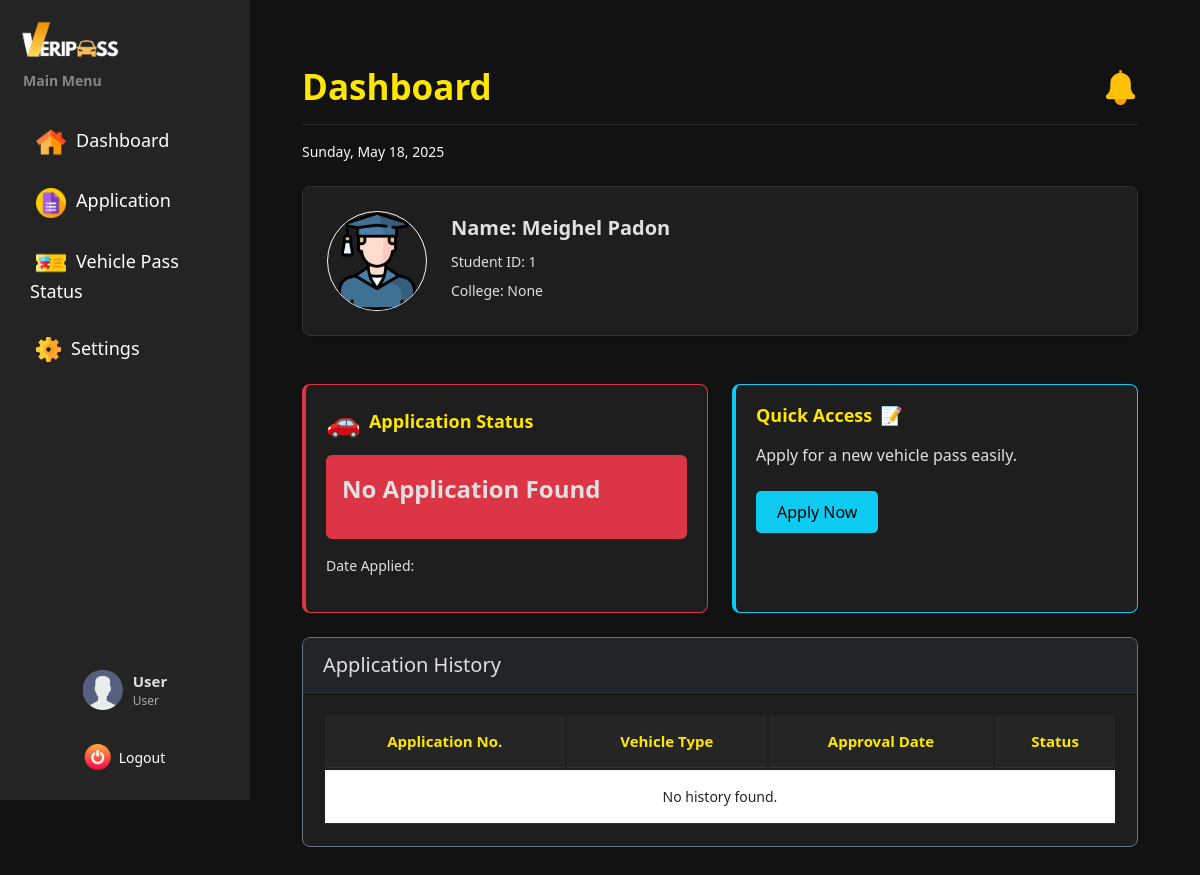
/dashboard/user/ (signed in), run on an earlier commit of the app's database.
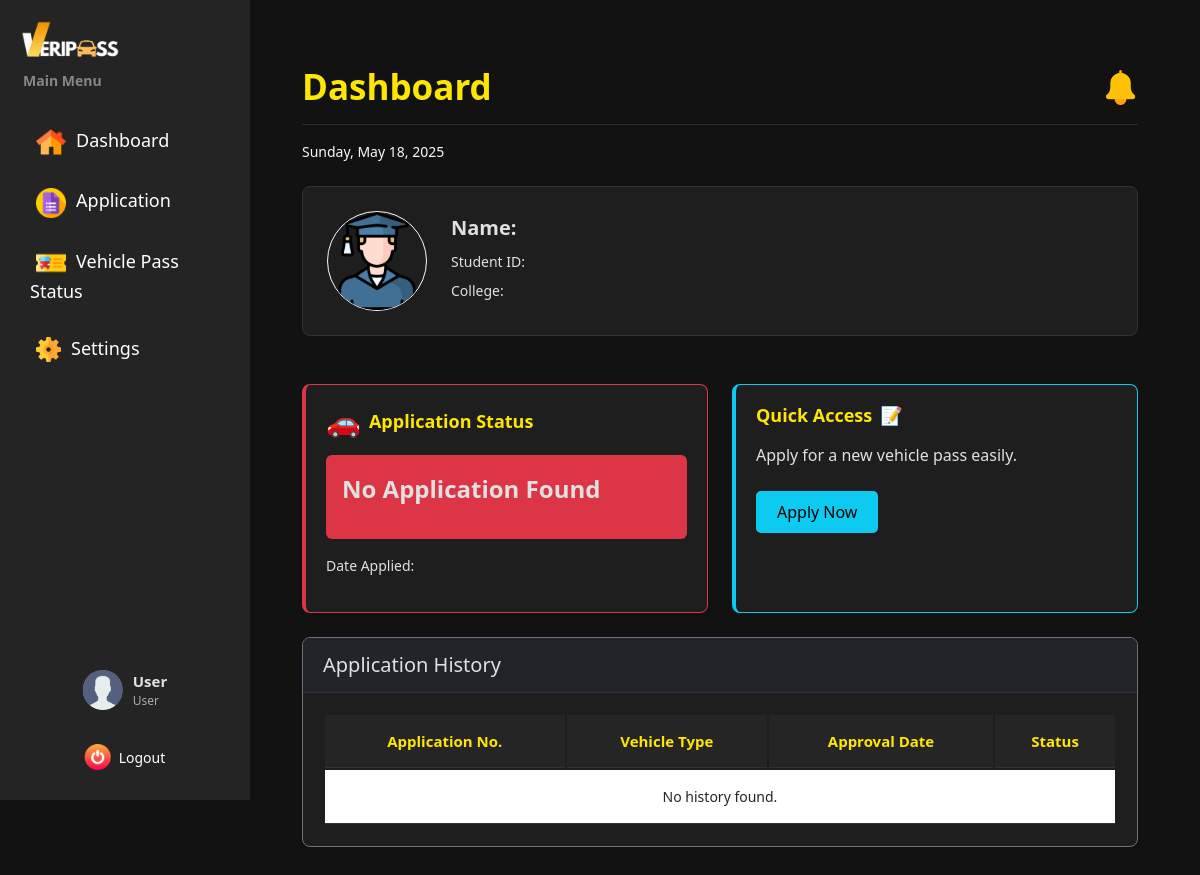
And on a later commit of the database.
### vehicle_pass/models.py (models this page shows, shortened)
class BaseModel(models.Model):
    created_at = models.DateTimeField(auto_now_add=True, db_index=True)
    updated_at = models.DateTimeField(auto_now=True)
    class Meta:
        abstract = True

class UserProfile(BaseModel):
    ROLE_CHOICES = [('user', 'User'),
        ('security', 'Security'),
        ('cashier', 'Cashier'),
        ('admin', 'Admin')
        ]
    SCHOOL_ROLE_CHOICES = [('student', 'Student'),
                   ('faculty', 'faculty'),
                   ('university personnel', 'University Personnel')
                   ]
    profile_picture = models.ImageField(
        upload_to='profile_pictures/',
        blank=True,
        null=True,
    )
    corporate_email = models.EmailField(max_length=50, unique=True)
    password = models.CharField(max_length=128)
    lastname = models.CharField(max_length=25)
    firstname = models.CharField(max_length=50)
    middle_name = models.CharField(max_length=25, blank=True, null=True)
    suffix = models.CharField(max_length=5, blank=True, null=True)
    dl_number = models.CharField(max_length=15, blank=True, null=True)
    college = models.CharField(max_length=100, blank=True, null=True)
    program = models.CharField(max_length=100, blank=True, null=True)
    department = models.CharField(max_length=100, blank=True, null=True)
    address = models.CharField(max_length=100, blank=True, null=True)
    role = models.CharField(max_length=20, choices=ROLE_CHOICES, default='user', null=True)
    school_role = models.CharField(max_length=20, choices=SCHOOL_ROLE_CHOICES)

### vehicle_pass/views.py (the view)
# urls.py: path("dashboard/user/", default_dashboard, name="default_dashboard"),
@login_required
def default_dashboard(request):
    user_id = request.session.get("user_id")
    try:
        profile = UserProfile.objects.get(id=user_id)
    except UserProfile.DoesNotExist:
        profile = None
    try:
        registration = Registration.objects.filter(user=profile).latest('created_at')
    except Registration.DoesNotExist:
        registration = None
    history = Registration.objects.filter(user=profile).order_by('-created_at')
    context = {
        'profile': profile,
        'registration': registration,
        'history': history,
    }
    return render(request, "User Dashboard/User_Dashboard.html", context)

### vehicle_pass/authentication.py (called while the page is built)
def login_required(view_func):
    @wraps(view_func)
    def wrapper(request, *args, **kwargs):
        if "user_id" not in request.session:
            return redirect("/login")  # Redirect to login if not authenticated
        return view_func(request, *args, **kwargs)
    return wrapper

### vehicle_pass/context_processors.py (called while the page is built)
def admin_user_context(request):
    if hasattr(request, 'session') and 'user_id' in request.session:
        try:
            user_id = request.session.get('user_id')
            admin_user = UserProfile.objects.get(id=user_id, role='admin')
            admin_name = f"{admin_user.firstname} {admin_user.lastname}"
        except Exception as e:
            admin_name = "Admin"
    else:
        admin_name = "Not Logged In"
    return {'admin_name': admin_name}

### templates/User Dashboard/User_Dashboard.html (shortened to what the changed rows need)
{% extends 'includes/user_sidebar.html' %}
{% load static %}
{% block extra_css %}
<link rel="stylesheet" href="{% static 'css/user-dashboard-style.css' %}">
{% endblock %}
{% block content %}
<div class="dashboard-wrapper">
    <div class="main-content">
        <div class="container-fluid py-3">
            <div class="d-flex flex-column flex-md-row justify-content-between align-items-start align-items-md-center mb-3">
                <h2 class="title mb-3 mb-md-0">Dashboard</h2>
            </div>
            <div class="card profile-card p-4 d-flex flex-row align-items-center mt-4 shadow-sm">
                <div class="profile-info ms-4">
                    <p class="fs-5 fw-bold">Name: {{ profile.firstname }} {{ profile.lastname }}</p>
                    <p>Student ID: {{ profile.id }}</p>
                    <p>College: {{ profile.college }}</p>
                </div>
            </div>
            <div class="card mt-4 border-secondary shadow-sm">
                <div class="card-body">
                    <div class="table-responsive">
                        <table class="table table-hover align-middle text-center">
                            <thead>
                                <tr>
                                    <th>Application No.</th>
                                    <th>Vehicle Type</th>
                                    <th>Approval Date</th>
                                    <th>Status</th>
                                </tr>
                            </thead>
                        </table>
                    </div>
                </div>
            </div>
        </div>
    </div>
</div>
{% endblock %}

What changed in the data, as far as the page shows it:
removed UserProfile: firstname "Meighel", lastname "Padon", id "1", college "None"
